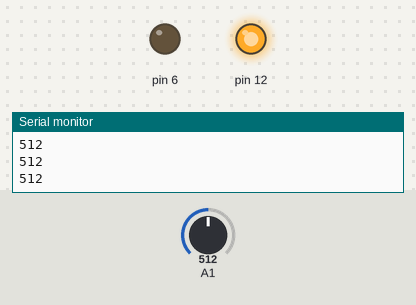
Bench run of a sketch on a simulated Arduino Uno, built with avr-gcc and run on an emulated ATmega328P. Parts: output pins drawn as LEDs (lit = HIGH), the last lines printed to the serial monitor. The inputs (shaded band) are chosen by the test bench; at power-on: A1 = 512.

Above: at 1.2 s.
1.3 s: A1 set to 253
2.8 s: A1 set to 226
At 3.1 s:
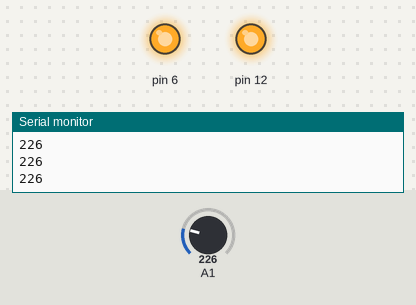
4.3 s: A1 set to 250
At 5.4 s:
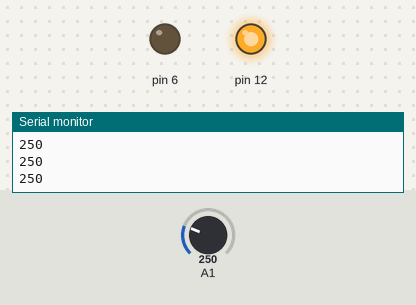
5.8 s: A1 set to 230
At 6.6 s:
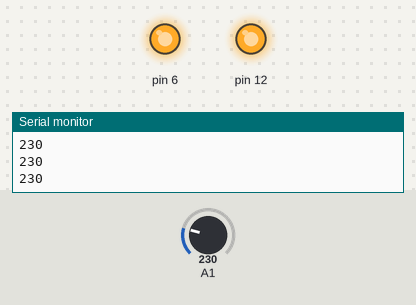
Timing chart, 0 to 8.3 s (numbered marks = the images above; inputs shaded):
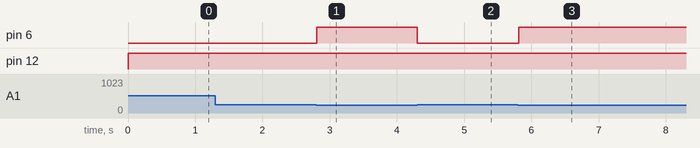

The sketch:

servo_with_sensor.ino
```cpp
int sensor;
void setup() {
  // put your setup code here, to run once:
  Serial.begin(9600);
pinMode(A1,INPUT);
pinMode(12,OUTPUT);
pinMode(6,OUTPUT);

}

void loop() {
  // put your main code here, to run repeatedly:
  digitalWrite(12,HIGH);

sensor=analogRead(A1);
Serial.println(sensor);
if(sensor<=240){
  analogWrite(6,255);
}
else{
  analogWrite(6,0);
}
}
```

Measured:
- the behaviour switches between 241 and 240 on A1 (found by bisection; images 0 and 1)
- after the input at 2.8 s, pin 6: LOW → HIGH at once
- after the input at 4.3 s, pin 6: HIGH → LOW at once
- after the input at 5.8 s, pin 6: LOW → HIGH at once
